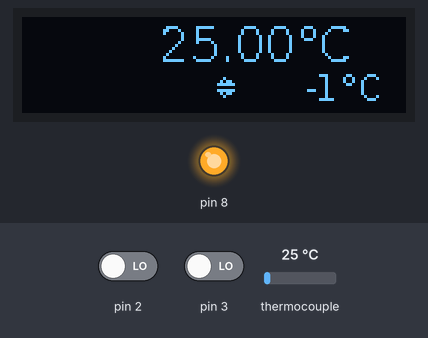
Bench run of a program on a simulated Arduino Nano, built with avr-gcc and run on an emulated ATmega328P. Shown: 128×32 one-colour display, output pins drawn as LEDs (lit = HIGH). Inputs (shaded band) come from the test bench; at power-on: pin 2 LOW, thermocouple 25 °C, pin 3 LOW. EEPROM starts erased; what the program prints to the serial monitor is not drawn.

Above: at 1.2 s.
1.3 s: pin 2 driven HIGH
At 1.41 s:
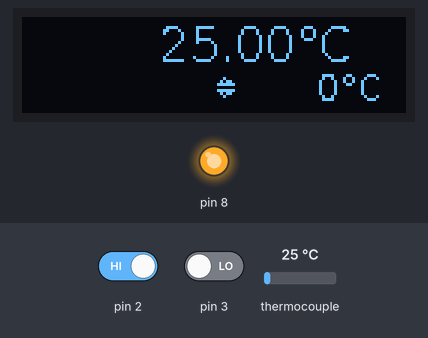
3.1 s: thermocouple set to 6 °C
At 3.4 s:
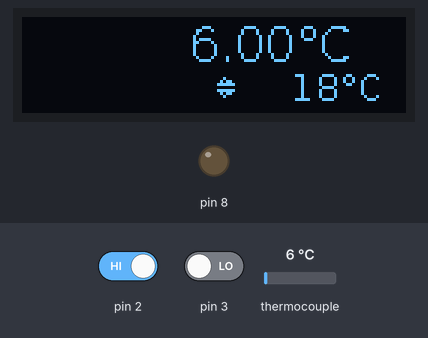
5.1 s: pin 3 driven HIGH
6.6 s: thermocouple set to 29 °C
At 7.0 s:
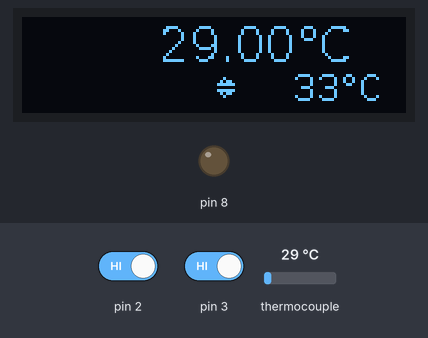
8.1 s: thermocouple set to 37 °C
At 8.8 s:
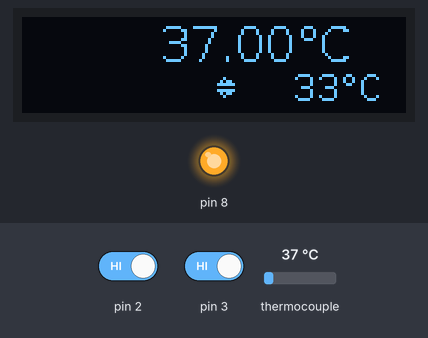
9.7 s: pin 2 driven LOW
At 9.9 s:
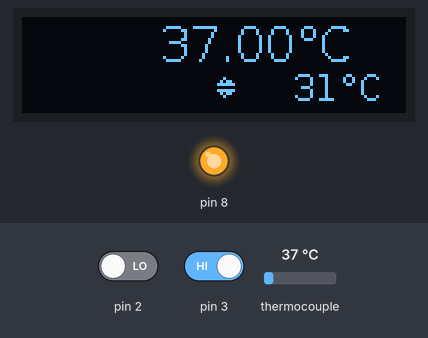
Timing chart, 0 to 12.2 s (numbered marks = the images above; inputs shaded):
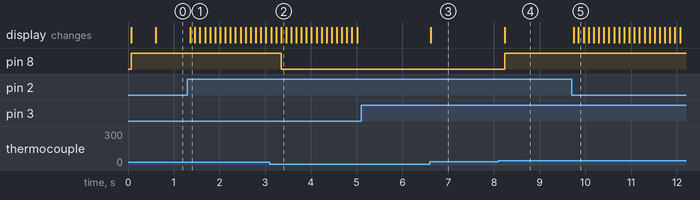

The program:

main.cpp
```cpp
#include <Wire.h>
#include <max6675.h>
#include <custom_struct.h>
#include <Display.h>
#include <TemperatureControl.h>
#include <Relay.h>
#include <Sensor.h>
#include <Storage.h>

Display *display;
TemperatureControl *temperatureControl;
Relay *relay;
Sensor *sensor;
Storage *storage;

void setup()
{
    Serial.begin(9600);
    Serial.println("Starting...");
    relay = new Relay(8, 0.05);
    sensor = new Sensor(10, 12, 13, 500);
    display = new Display();
    storage = new Storage();
    temperatureControl = new TemperatureControl(2, 3, storage->read(), 0, 300);
    Serial.println("Initialized");
}

void loop()
{
    temperature data;
    data.current = sensor->read();
    data.max = temperatureControl->read();

    display->print(data);
    relay->trigger(data);
    storage->save(data.max);

    delay(100);
}
```

Measured:
- the behaviour switches between 32 and 33 °C on thermocouple (found by bisection; images 3 and 4)
- after the input at 1.3 s, the display: changes after 0.06 s (image 1)
- after the input at 3.1 s, pin 8: HIGH → LOW after 0.25 s instead of 1.2 s
- after the input at 5.1 s, every drawn part: stays the same
- after the input at 6.6 s, the display: changes at once (image 3)
- after the input at 8.1 s, pin 8: LOW → HIGH after 0.13 s; the display: changes after 0.13 s (image 4)
- after the input at 9.7 s, the display: first changes at once (image 5 shows a later state)
